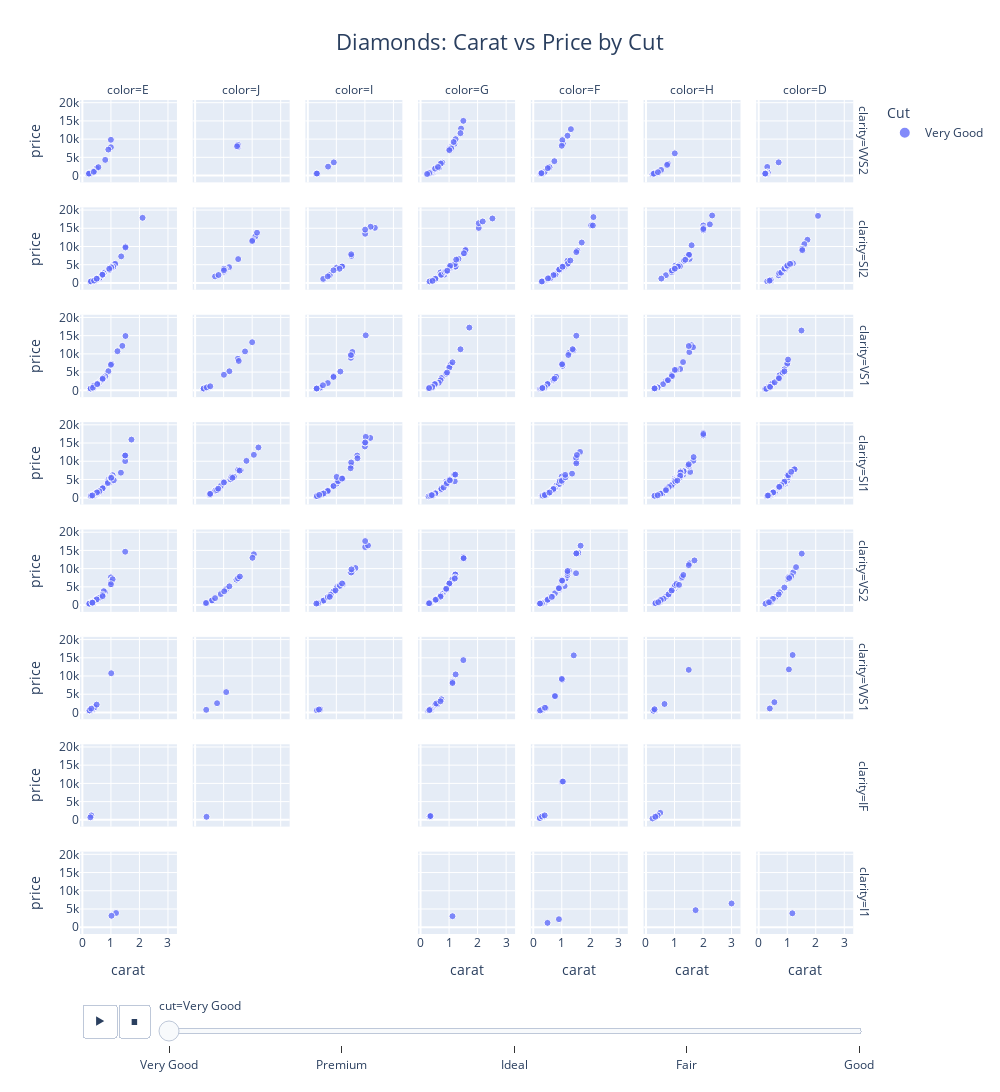

Notebook code for this chart:
### Code cell
fig = px.scatter(
    df,
    x='carat',
    y='price',
    color='cut',              # Color points by cut
    size='price',             # Scale points by price
    facet_col='color',        # Split by color horizontally
    facet_row='clarity',      # Split by clarity vertically
    animation_frame='cut',    # Animate by cut
    title='Diamonds: Carat vs Price by Cut'
)

fig.update_layout(
    width=1000,
    height=1800,
    title_x=0.5,
    title_font_size=22,
    legend_title_text='Cut',
    hoverlabel=dict(
        bgcolor='black',
        font_size=12,
        font_family='Arial'
    ))
fig.update_traces(
    marker=dict(
        size=7,               # Slightly bigger markers
        opacity=0.8,          # More visible
        line=dict(width=1, color='white')  # White outline
    ),
    selector=dict(mode='markers')          # Apply only to scatter markers
)

# Save as interactive HTML (optional)
fig.write_html("./05_plotly/diamonds-3_scatter.html")

fig.show()
